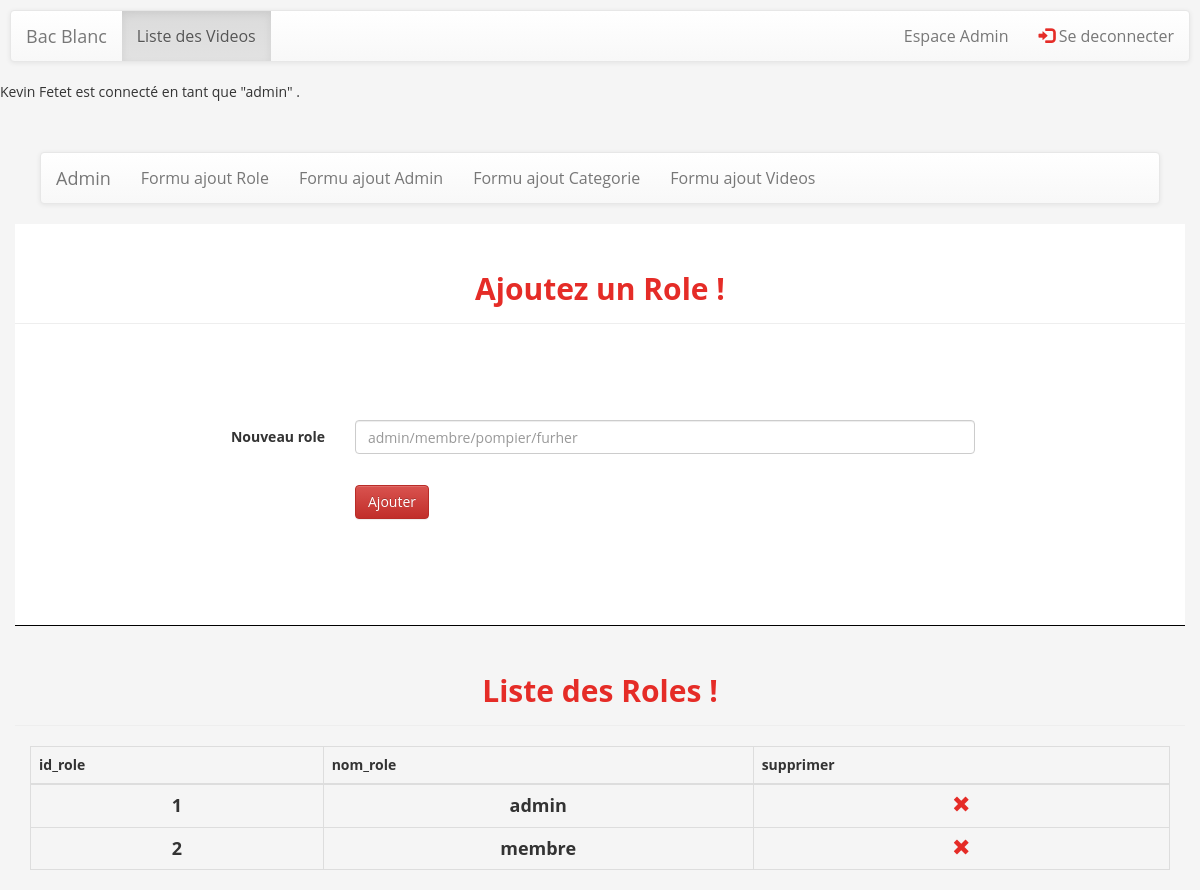
Page /formuAjoutRole.php (signed in) on the committed database.
### tables this page shows
CREATE TABLE `roles` (
  `id_role` int(11) NOT NULL,
  `nom_role` varchar(50) NOT NULL
);

### listRoles.php (the view, shortened to what this page needs)
<div class="container">
    <div class="row">
        <h2 class="page-header text-center">Liste des Roles !</h2>
    </div>
</div>
<?php
$tableHeading =array('id_role',
                     'nom_role');
$tableHeading[]='supprimer';
echo "<div class='container'>";
echo "<table id='table' class='table table-bordered table-responsive table-hover'>";
echo "<thead><tr>";
$i=0;
$tailleChamps = count($tableHeading);
for( $i; $i < $tailleChamps; $i++)
{  ?>
    <th><?=$tableHeading[$i]?></th>
<?php }
echo "</tr></thead>";
echo "<tbody>";
$role = "SELECT * FROM roles";
$reponse = mysqli_query($link, $role);
if(mysqli_num_rows($reponse)>0){
    while($row = mysqli_fetch_assoc($reponse)){
        echo "<tr>";
        echo "<td>".$row['id_role']."</td>";
        echo "<td>".$row['nom_role']."</td>";
        $champSupprimer = '<td><a id="'.$row["id_role"].'" href="javascript:void(0)" onclick="removeUser('.$row["id_role"].')">
						<span class="glyphicon glyphicon-remove" aria-hidden="true"></span></a></td>';
        echo $champSupprimer;
        echo "</tr>";
    }
}
echo "</tbody>";
echo "</table>";
echo "</div>";
?>
</body>

### assets/css/style.css (style rules this page uses)
h1, h2, h3, h4, h5, h6 { font-family:'Open Sans', sans-serif; font-weight: bold; color: white; }
.text-center { text-align:center; }
h2 { line-height:50px; color:#424242; }

### assets/css/nbpcss.css (style rules this page uses)
html { margin:0; padding:0; }
body { background: whitesmoke; margin: 0; padding:0; height: 100%; }
h2 { color: #E52C27; }
a { color: #384452; }
span { font-weight: bold; color: #E52C27; }
tbody tr td { text-align: center; font-weight: bold; font-size: 18px; }

### rows in the picture
roles: id_role "1", nom_role "admin"
roles: id_role "2", nom_role "membre"

### other values in the picture
$_SESSION['prenom'] "Kevin"
$_SESSION['nom'] "Fetet"
$_SESSION['nom_role'] "admin"
$tableHeading[$i] "id_role"
$tableHeading[$i] "nom_role"
$tableHeading[$i] "supprimer"
